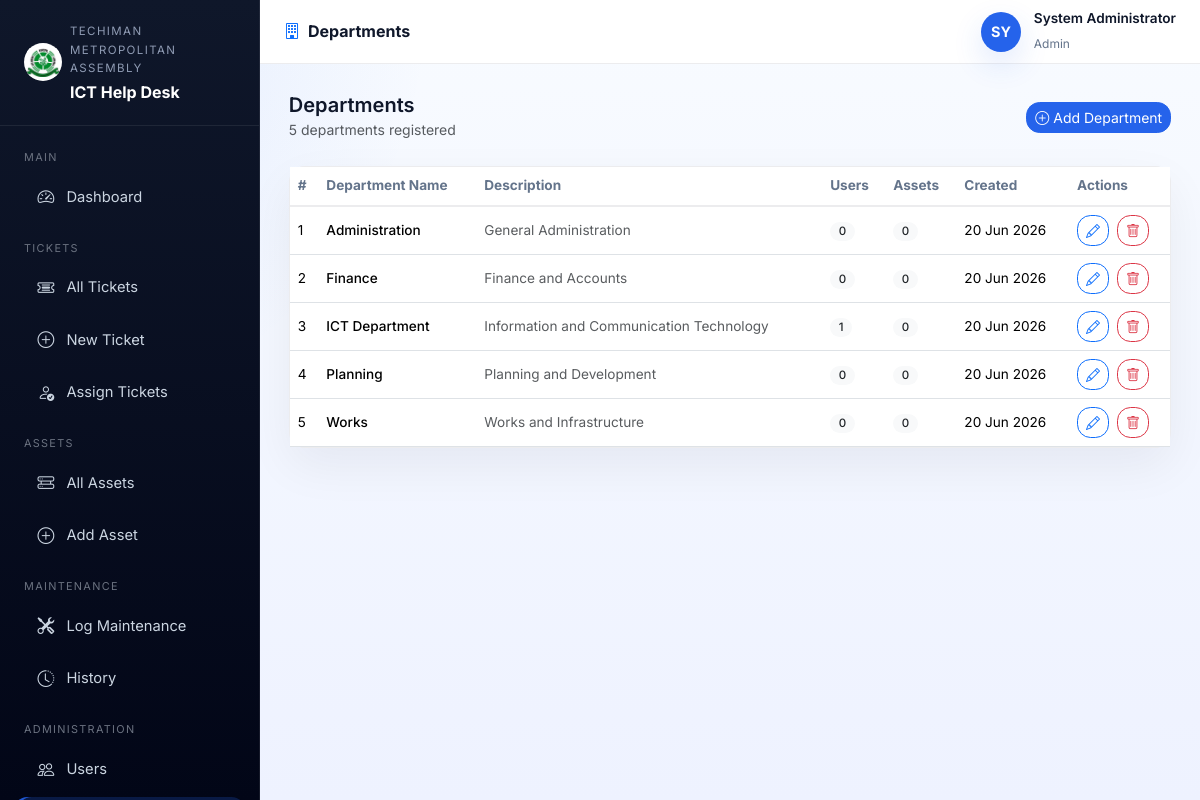
The app's page /admin/departments.php (signed in) with its own data.
### tables this page shows
CREATE TABLE IF NOT EXISTS departments (
    id INT AUTO_INCREMENT PRIMARY KEY,
    name VARCHAR(150) NOT NULL,
    description TEXT,
    created_at TIMESTAMP DEFAULT CURRENT_TIMESTAMP
);

### config/session.php (called while the page is built, shortened)
<?php
function currentUser(): array {
    return [
        'id'        => $_SESSION['user_id']   ?? 0,
        'name'      => $_SESSION['full_name'] ?? '',
        'username'  => $_SESSION['username']  ?? '',
        'role'      => $_SESSION['role']      ?? '',
        'dept_id'   => $_SESSION['dept_id']   ?? null,
    ];
}
function isAdmin(): bool     { return ($_SESSION['role'] ?? '') === 'admin'; }

### admin/departments.php (the view, shortened to what this page needs)
<?php
require_once __DIR__ . '/../config/session.php';
$db = getDB();
$departments = $db->query(
    "SELECT d.*, COUNT(DISTINCT u.id) AS user_count, COUNT(DISTINCT a.id) AS asset_count
     FROM departments d
     LEFT JOIN users u ON u.department_id=d.id
     LEFT JOIN assets a ON a.department_id=d.id
     GROUP BY d.id ORDER BY d.name"
)->fetch_all(MYSQLI_ASSOC);
include __DIR__ . '/../includes/header.php';
include __DIR__ . '/../includes/sidebar.php';
?>
<div class="topbar">
    <span class="page-title"><i class="bi bi-building me-2 text-primary"></i>Departments</span>
    <div class="user-badge">
        <div class="avatar"><?= strtoupper(substr($user['name'],0,2)) ?></div>
        <div class="user-info">
            <div style="font-size:.85rem;font-weight:600;"><?= htmlspecialchars($user['name']) ?></div>
            <small><?= ucfirst($user['role']) ?></small>
        </div>
    </div>
</div>
<div class="main-content">
    <div class="d-flex justify-content-between align-items-center mb-4">
        <div>
            <h5 class="fw-semibold mb-0">Departments</h5>
            <small class="text-muted"><?= count($departments) ?> departments registered</small>
        </div>
        <button class="btn btn-primary btn-sm" data-bs-toggle="modal" data-bs-target="#addModal">
            <i class="bi bi-plus-circle me-1"></i>Add Department
        </button>
    </div>
    <div class="card">
        <div class="card-body p-0">
            <table class="table table-hover mb-0">
                <thead>
                    <tr>
                        <th>#</th>
                        <th>Department Name</th>
                        <th>Description</th>
                        <th>Users</th>
                        <th>Assets</th>
                        <th>Created</th>
                        <th>Actions</th>
                    </tr>
                </thead>
                <tbody>
                <?php if (empty($departments)): ?>
                    <tr><td colspan="7" class="text-center text-muted py-4">No departments yet</td></tr>
                <?php else: ?>
                <?php foreach ($departments as $i => $d): ?>
                <tr>
                    <td><?= $i+1 ?></td>
                    <td class="fw-500"><?= htmlspecialchars($d['name']) ?></td>
                    <td class="text-muted"><?= htmlspecialchars($d['description'] ?? '—') ?></td>
                    <td><span class="badge bg-light text-dark"><?= $d['user_count'] ?></span></td>
                    <td><span class="badge bg-light text-dark"><?= $d['asset_count'] ?></span></td>
                    <td><?= date('d M Y', strtotime($d['created_at'])) ?></td>
                    <td>
                        <button class="btn btn-sm btn-outline-primary me-1"
                            onclick="editDept(<?= $d['id'] ?>, '<?= addslashes($d['name']) ?>', '<?= addslashes($d['description']??'') ?>')">
                            <i class="bi bi-pencil"></i>
                        </button>
                        <form method="POST" class="d-inline" onsubmit="return confirm('Delete this department?')">
                            <button type="submit" class="btn btn-sm btn-outline-danger"><i class="bi bi-trash"></i></button>
                        </form>
                    </td>
                </tr>
                <?php endforeach; endif; ?>
                </tbody>
            </table>
        </div>
    </div>
</div>
<?php include __DIR__ . '/../includes/footer.php'; ?>

### includes/header.php (shortened to what this page needs)
<?php
require_once __DIR__ . '/../config/session.php';
?>
<!DOCTYPE html>
<html lang="en">
<head>
    <link rel="stylesheet" href="https://cdn.jsdelivr.net/npm/bootstrap@5.3.3/dist/css/bootstrap.min.css">
    <link rel="stylesheet" href="https://cdn.jsdelivr.net/npm/bootstrap-icons@1.11.3/font/bootstrap-icons.min.css">
    <link rel="stylesheet" href="<?= BASE_URL ?>/assets/css/style.css">
</head>
<body>

### includes/sidebar.php (shortened to what this page needs)
<?php
$activePage = $activePage ?? '';
$user       = currentUser();
function navLink(string $href, string $icon, string $label, string $page, string $activePage): void {
    $active = ($page === $activePage) ? ' active' : '';
    echo "<a href=\"{$href}\" class=\"nav-link{$active}\"><i class=\"bi bi-{$icon}\"></i>{$label}</a>\n";
}
?>
<nav class="sidebar">
    <div class="sidebar-brand">
        <div class="d-flex align-items-center gap-2">
            <div style="width:38px;height:38px;border-radius:50%;background:#fff;overflow:hidden;flex-shrink:0;display:flex;align-items:center;justify-content:center;">
                <img src="<?= BASE_URL ?>/assets/images/logo.jpg" alt="Logo"
                     style="width:100%;height:100%;object-fit:contain;padding:3px;">
            </div>
            <div>
                <div class="org-name"><?= SITE_ORG ?></div>
                <div class="system-name">ICT Help Desk</div>
            </div>
        </div>
    </div>
    <div class="mt-2">
        <div class="nav-section-label">Main</div>
        <?php navLink(BASE_URL.'/admin/dashboard.php', 'speedometer2', 'Dashboard', 'dashboard', $activePage); ?>
        <div class="nav-section-label">Tickets</div>
        <?php if (isAdmin()): ?>
        <?php navLink(BASE_URL.'/tickets/assign_ticket.php', 'person-check', 'Assign Tickets', 'assign_ticket', $activePage); ?>
        <?php endif; ?>
        <?php if (isAdmin() || isTechnician()): ?>
        <div class="nav-section-label">Assets</div>
        <?php if (isAdmin()): ?>
        <?php navLink(BASE_URL.'/assets_management/add_asset.php', 'plus-circle', 'Add Asset', 'add_asset', $activePage); ?>
        <?php endif; ?>
        <div class="nav-section-label">Maintenance</div>
        <?php endif; ?>
        <?php if (isAdmin()): ?>
        <div class="nav-section-label">Administration</div>
        <?php endif; ?>
    </div>
</nav>

### includes/footer.php (shortened to what this page needs)
</body>
</html>

### assets/css/style.css (style rules this page uses)
:root { --primary: #2563eb; --primary-dk:#1d4ed8; --accent: #0ea5e9; --sidebar-bg:#0b1220; --sidebar-txt:#cbd5e1; --sidebar-active:#ffffff; --sidebar-hover:rgba(255,255,255,.08); --topbar-h: 64px; --sidebar-w: 260px; --body-bg: #f8fbff; --card-bg: #ffffff; --text-main: #0f172a; --text-muted:#64748b; --border: rgba(15,23,42,.08); --success: #10b981; --warning: #f59e0b; --danger: #ef4444; }
* { box-sizing: border-box; }
html { scroll-behavior: smooth; }
body { font-family: 'Inter', sans-serif; background: radial-gradient(circle at top left, rgba(37,99,235,.12), transparent 30%), linear-gradient(180deg, #f8fbff 0%, #eef2ff 100%); color: var(--text-main); margin: 0; min-height: 100vh; line-height: 1.6; }
button, input, select, textarea { font: inherit; }
a { color: inherit; text-decoration: none; }
.fw-500 { font-weight: 500; }
.topbar { position: fixed; top: 0; left: var(--sidebar-w); right: 0; height: var(--topbar-h); background: rgba(255,255,255,.96); border-bottom: 1px solid rgba(15,23,42,.08); display: flex; align-items: center; padding: 0 1.5rem; z-index: 100; backdrop-filter: blur(12px); }
.topbar .page-title { font-weight: 700; font-size: 1rem; }
.topbar .user-badge { margin-left: auto; display: flex; align-items: center; gap: .8rem; }
.topbar .user-badge .avatar { width: 40px; height: 40px; border-radius: 50%; background: var(--primary); color: #fff; display: flex; align-items: center; justify-content: center; font-weight: 700; font-size: .9rem; box-shadow: 0 12px 30px rgba(37,99,235,.15); }
.topbar .user-badge .user-info small { color: var(--text-muted); font-size: .75rem; }
.sidebar { position: fixed; top: 0; left: 0; bottom: 0; width: var(--sidebar-w); background: linear-gradient(180deg, #0f172a 0%, #020617 100%); overflow-y: auto; z-index: 200; display: flex; flex-direction: column; border-right: 1px solid rgba(255,255,255,.08); }
.sidebar-brand { padding: 1.4rem 1.5rem; border-bottom: 1px solid rgba(255,255,255,.08); }
.sidebar-brand .org-name { font-size: .72rem; color: #8f9bb3; letter-spacing: .12em; text-transform: uppercase; }
.sidebar-brand .system-name { font-size: 1rem; font-weight: 700; color: #ffffff; line-height: 1.3; margin-top: .25rem; }
.nav-section-label { font-size: .68rem; letter-spacing: .12em; text-transform: uppercase; color: #6b7280; padding: .95rem 1.5rem .35rem; }
.sidebar .nav-link { display: flex; align-items: center; gap: .75rem; padding: .75rem 1.5rem; color: var(--sidebar-txt); font-size: .92rem; border-radius: .85rem; margin: 0 .85rem .1rem .85rem; transition: background .18s, color .18s, transform .18s; }
.sidebar .nav-link i { font-size: 1.05rem; flex-shrink: 0; }
.main-content { margin-left: var(--sidebar-w); padding-top: calc(var(--topbar-h) + 1.8rem); padding-left: 1.8rem; padding-right: 1.8rem; padding-bottom: 2.5rem; min-height: 100vh; }
.card { background: var(--card-bg); border: 1px solid rgba(15,23,42,.08); border-radius: 1rem; box-shadow: 0 18px 48px rgba(15,23,42,.06); }
.card-body { padding: 1.35rem; }
.btn { border-radius: .85rem; transition: transform .18s ease, box-shadow .18s ease, background .18s ease; }
.btn-primary { background: var(--primary); border-color: var(--primary); }
.badge { font-weight: 500; font-size: .72rem; padding: .35em .75em; border-radius: .65rem; }
.table { font-size: .85rem; }
.table thead th { font-weight: 700; color: var(--text-muted); border-bottom: 2px solid rgba(15,23,42,.08); }
.table td, .table th { vertical-align: middle; }

### records on screen
departments: name "Administration", description "General Administration", user_count "0", asset_count "0", created_at "20 Jun 2026"
departments: name "Finance", description "Finance and Accounts", user_count "0", asset_count "0", created_at "20 Jun 2026"
departments: name "ICT Department", description "Information and Communication Technology", user_count "1", asset_count "0", created_at "20 Jun 2026"
departments: name "Planning", description "Planning and Development", user_count "0", asset_count "0", created_at "20 Jun 2026"
departments: name "Works", description "Works and Infrastructure", user_count "0", asset_count "0", created_at "20 Jun 2026"

### other values on screen
SITE_ORG "TECHIMAN METROPOLITAN ASSEMBLY"
$label "Dashboard All Tickets New Ticket Assign Tickets All Assets Add Asset Log Maintenance History Users"
substr($user['name'],0,2) "SY"
$user['name'] "System Administrator"
$user['role'] "Admin"
count($departments) "5"
